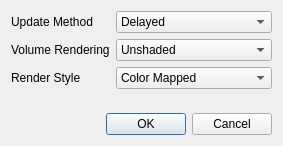
<?xml version="1.0" encoding="UTF-8"?>
<ui version="4.0">
 <class>MainOptionsDialog</class>
 <widget class="QDialog" name="MainOptionsDialog">
  <property name="geometry">
   <rect>
    <x>0</x>
    <y>0</y>
    <width>283</width>
    <height>146</height>
   </rect>
  </property>
  <property name="windowTitle">
   <string>Options</string>
  </property>
  <layout class="QGridLayout" name="gridLayout">
   <item row="0" column="0">
    <layout class="QFormLayout" name="formLayout">
     <property name="fieldGrowthPolicy">
      <enum>QFormLayout::AllNonFixedFieldsGrow</enum>
     </property>
     <item row="0" column="0">
      <widget class="QLabel" name="label_2">
       <property name="text">
        <string>Update Method</string>
       </property>
      </widget>
     </item>
     <item row="0" column="1">
      <widget class="QComboBox" name="UpdateComboBox">
       <item>
        <property name="text">
         <string>Delayed</string>
        </property>
       </item>
       <item>
        <property name="text">
         <string>Interactive</string>
        </property>
       </item>
      </widget>
     </item>
     <item row="1" column="0">
      <widget class="QLabel" name="label">
       <property name="text">
        <string>Volume Rendering</string>
       </property>
      </widget>
     </item>
     <item row="1" column="1">
      <widget class="QComboBox" name="VolRendComboBox">
       <property name="enabled">
        <bool>true</bool>
       </property>
       <item>
        <property name="text">
         <string>Unshaded</string>
        </property>
       </item>
       <item>
        <property name="text">
         <string>Shaded</string>
        </property>
       </item>
      </widget>
     </item>
     <item row="2" column="0">
      <widget class="QLabel" name="label_3">
       <property name="text">
        <string>Render Style</string>
       </property>
      </widget>
     </item>
     <item row="2" column="1">
      <widget class="QComboBox" name="RendStyleComboBox">
       <item>
        <property name="text">
         <string>Color Mapped</string>
        </property>
       </item>
       <item>
        <property name="text">
         <string>RGBA Combined</string>
        </property>
       </item>
      </widget>
     </item>
    </layout>
   </item>
   <item row="1" column="0">
    <widget class="QDialogButtonBox" name="buttonBox">
     <property name="orientation">
      <enum>Qt::Horizontal</enum>
     </property>
     <property name="standardButtons">
      <set>QDialogButtonBox::Cancel|QDialogButtonBox::Ok</set>
     </property>
    </widget>
   </item>
  </layout>
 </widget>
 <resources/>
 <connections>
  <connection>
   <sender>buttonBox</sender>
   <signal>accepted()</signal>
   <receiver>MainOptionsDialog</receiver>
   <slot>accept()</slot>
   <hints>
    <hint type="sourcelabel">
     <x>248</x>
     <y>254</y>
    </hint>
    <hint type="destinationlabel">
     <x>157</x>
     <y>274</y>
    </hint>
   </hints>
  </connection>
  <connection>
   <sender>buttonBox</sender>
   <signal>rejected()</signal>
   <receiver>MainOptionsDialog</receiver>
   <slot>reject()</slot>
   <hints>
    <hint type="sourcelabel">
     <x>316</x>
     <y>260</y>
    </hint>
    <hint type="destinationlabel">
     <x>286</x>
     <y>274</y>
    </hint>
   </hints>
  </connection>
 </connections>
</ui>
